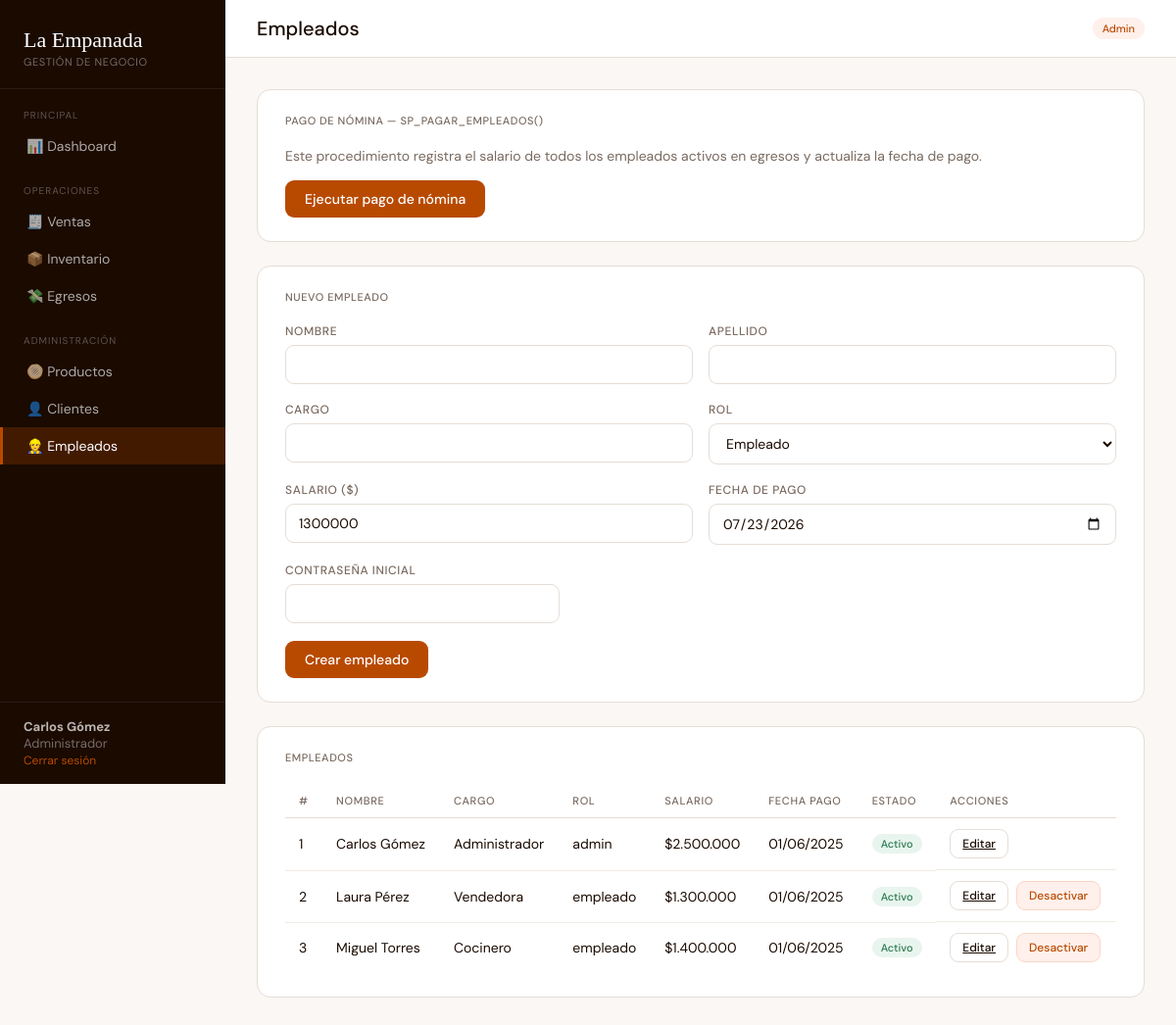
/empanadas/empleados.php (signed in), run on the app's committed database.
### tables this page shows
CREATE TABLE Usuario (
    id_usuario   INT AUTO_INCREMENT PRIMARY KEY,
    nombre       VARCHAR(100) NOT NULL,
    apellido     VARCHAR(100) NOT NULL,
    cargo        VARCHAR(80)  NOT NULL,
    rol          ENUM('admin','empleado') NOT NULL DEFAULT 'empleado',
    salario      DECIMAL(10,2) NOT NULL CHECK (salario > 0),
    fecha_pago   DATE         NOT NULL,
    contrasena   VARCHAR(255) NOT NULL,
    activo       TINYINT(1)   NOT NULL DEFAULT 1
);

### empanadas/empleados.php (the view, shortened to what this page needs)
<?php
require_once 'includes/db.php';
$msg = ''; $tipo = ''; $editando = null;
$empleados = $pdo->query("SELECT * FROM Usuario ORDER BY activo DESC, nombre")->fetchAll();
require_once 'includes/header.php';
?>
<div class="card">
  <div class="card-title">Pago de nómina — sp_pagar_empleados()</div>
  <p style="font-size:14px;color:var(--muted);margin-bottom:16px">
    Este procedimiento registra el salario de todos los empleados activos en egresos y actualiza la fecha de pago.
  </p>
  <form method="POST" onsubmit="return confirm('¿Ejecutar pago de nómina a todos los empleados activos?')">
    <button class="btn btn-primary">Ejecutar pago de nómina</button>
  </form>
</div>
<div class="card">
  <div class="card-title"><?= $editando ? 'Editar empleado' : 'Nuevo empleado' ?></div>
  <form method="POST">
    <div class="form-row">
      <div class="form-group">
        <label>Nombre</label>
        <input type="text" name="nombre" required value="<?= htmlspecialchars($editando['nombre'] ?? '') ?>">
      </div>
      <div class="form-group">
        <label>Apellido</label>
        <input type="text" name="apellido" required value="<?= htmlspecialchars($editando['apellido'] ?? '') ?>">
      </div>
    </div>
    <div class="form-row">
      <div class="form-group">
        <label>Cargo</label>
        <input type="text" name="cargo" required value="<?= htmlspecialchars($editando['cargo'] ?? '') ?>">
      </div>
      <div class="form-group">
        <label>Rol</label>
        <select name="rol">
          <option value="empleado" <?= ($editando['rol'] ?? '') === 'empleado' ? 'selected' : '' ?>>Empleado</option>
        </select>
      </div>
    </div>
    <div class="form-row">
      <div class="form-group">
        <label>Salario ($)</label>
        <input type="number" name="salario" min="1160000" step="10000" required value="<?= $editando['salario'] ?? 1300000 ?>">
      </div>
      <div class="form-group">
        <label>Fecha de pago</label>
        <input type="date" name="fecha_pago" required value="<?= $editando['fecha_pago'] ?? date('Y-m-d') ?>">
      </div>
    </div>
    <?php if (!$editando): ?>
    <div class="form-group" style="max-width:280px">
      <label>Contraseña inicial</label>
      <input type="text" name="contrasena" required>
    </div>
    <?php endif; ?>
    <button class="btn btn-primary"><?= $editando ? 'Guardar cambios' : 'Crear empleado' ?></button>
  </form>
</div>
<div class="card">
  <div class="card-title">Empleados</div>
  <table>
    <thead><tr><th>#</th><th>Nombre</th><th>Cargo</th><th>Rol</th><th>Salario</th><th>Fecha pago</th><th>Estado</th><th>Acciones</th></tr></thead>
    <tbody>
    <?php foreach ($empleados as $e): ?>
      <tr>
        <td><?= $e['id_usuario'] ?></td>
        <td><?= htmlspecialchars($e['nombre'].' '.$e['apellido']) ?></td>
        <td><?= htmlspecialchars($e['cargo']) ?></td>
        <td><?= $e['rol'] ?></td>
        <td>$<?= number_format($e['salario'],0,',','.') ?></td>
        <td><?= date('d/m/Y', strtotime($e['fecha_pago'])) ?></td>
        <td><span class="badge <?= $e['activo'] ? 'badge-ok' : 'badge-danger' ?>"><?= $e['activo'] ? 'Activo' : 'Inactivo' ?></span></td>
        <td style="display:flex;gap:8px">
          <a href="?editar=<?= $e['id_usuario'] ?>" class="btn btn-ghost btn-sm">Editar</a>
          <?php if ($e['activo'] && $e['id_usuario'] != $_SESSION['usuario_id']): ?>
          <form method="POST" onsubmit="return confirm('¿Desactivar empleado?')">
            <button class="btn btn-danger btn-sm">Desactivar</button>
          </form>
          <?php endif; ?>
        </td>
      </tr>
    <?php endforeach; ?>
    </tbody>
  </table>
</div>
<?php require_once 'includes/footer.php'; ?>

### data on the page
usuario: id_usuario "1", nombre+apellido "Carlos Gómez", cargo "Administrador", rol "admin", salario "2.500.000", fecha_pago "01/06/2025", activo "Activo"
usuario: id_usuario "2", nombre+apellido "Laura Pérez", cargo "Vendedora", rol "empleado", salario "1.300.000", fecha_pago "01/06/2025", activo "Activo"
usuario: id_usuario "3", nombre+apellido "Miguel Torres", cargo "Cocinero", rol "empleado", salario "1.400.000", fecha_pago "01/06/2025", activo "Activo"

### other printed values
$user "Carlos Gómez"
$pageTitle "Empleados"
